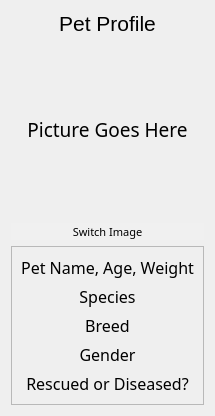
<?xml version="1.0" encoding="UTF-8"?>
<ui version="4.0">
 <class>viewPetReq</class>
 <widget class="QWidget" name="viewPetReq">
  <property name="geometry">
   <rect>
    <x>0</x>
    <y>0</y>
    <width>203</width>
    <height>395</height>
   </rect>
  </property>
  <property name="windowTitle">
   <string>Form</string>
  </property>
  <layout class="QVBoxLayout" name="verticalLayout_2">
   <item>
    <layout class="QHBoxLayout" name="horizontalLayout">
     <property name="sizeConstraint">
      <enum>QLayout::SetMaximumSize</enum>
     </property>
     <item>
      <widget class="QLabel" name="petName">
       <property name="maximumSize">
        <size>
         <width>16777215</width>
         <height>36</height>
        </size>
       </property>
       <property name="font">
        <font>
         <family>MS Shell Dlg 2</family>
         <pointsize>16</pointsize>
        </font>
       </property>
       <property name="text">
        <string>Pet Profile</string>
       </property>
       <property name="alignment">
        <set>Qt::AlignCenter</set>
       </property>
       <property name="margin">
        <number>3</number>
       </property>
      </widget>
     </item>
    </layout>
   </item>
   <item>
    <widget class="QLabel" name="pet_image">
     <property name="minimumSize">
      <size>
       <width>175</width>
       <height>175</height>
      </size>
     </property>
     <property name="maximumSize">
      <size>
       <width>1600</width>
       <height>1600</height>
      </size>
     </property>
     <property name="font">
      <font>
       <family>Manjari</family>
       <pointsize>14</pointsize>
      </font>
     </property>
     <property name="text">
      <string>Picture Goes Here</string>
     </property>
     <property name="alignment">
      <set>Qt::AlignCenter</set>
     </property>
    </widget>
   </item>
   <item>
    <widget class="QPushButton" name="PB_switchImg">
     <property name="minimumSize">
      <size>
       <width>0</width>
       <height>17</height>
      </size>
     </property>
     <property name="maximumSize">
      <size>
       <width>161111</width>
       <height>17</height>
      </size>
     </property>
     <property name="font">
      <font>
       <family>Manjari</family>
       <pointsize>8</pointsize>
      </font>
     </property>
     <property name="styleSheet">
      <string notr="true">QPushButton {
    border-radius: 9px;
    background-color: #f0f0f0;
}</string>
     </property>
     <property name="text">
      <string>Switch Image</string>
     </property>
     <property name="autoDefault">
      <bool>false</bool>
     </property>
     <property name="flat">
      <bool>false</bool>
     </property>
    </widget>
   </item>
   <item>
    <widget class="QFrame" name="frame">
     <property name="frameShape">
      <enum>QFrame::StyledPanel</enum>
     </property>
     <property name="frameShadow">
      <enum>QFrame::Raised</enum>
     </property>
     <layout class="QVBoxLayout" name="verticalLayout">
      <item>
       <widget class="QLabel" name="petInfo">
        <property name="font">
         <font>
          <family>Manjari</family>
          <pointsize>12</pointsize>
         </font>
        </property>
        <property name="text">
         <string>Pet Name, Age, Weight</string>
        </property>
        <property name="alignment">
         <set>Qt::AlignCenter</set>
        </property>
       </widget>
      </item>
      <item>
       <widget class="QLabel" name="petSpecies">
        <property name="font">
         <font>
          <family>Manjari</family>
          <pointsize>12</pointsize>
         </font>
        </property>
        <property name="text">
         <string>Species</string>
        </property>
        <property name="alignment">
         <set>Qt::AlignCenter</set>
        </property>
       </widget>
      </item>
      <item>
       <widget class="QLabel" name="petBreed">
        <property name="font">
         <font>
          <family>Manjari</family>
          <pointsize>12</pointsize>
         </font>
        </property>
        <property name="text">
         <string>Breed</string>
        </property>
        <property name="alignment">
         <set>Qt::AlignCenter</set>
        </property>
       </widget>
      </item>
      <item>
       <widget class="QLabel" name="petGender">
        <property name="font">
         <font>
          <family>Manjari</family>
          <pointsize>12</pointsize>
         </font>
        </property>
        <property name="text">
         <string>Gender</string>
        </property>
        <property name="alignment">
         <set>Qt::AlignCenter</set>
        </property>
       </widget>
      </item>
      <item>
       <widget class="QLabel" name="petOther">
        <property name="font">
         <font>
          <family>Manjari</family>
          <pointsize>12</pointsize>
         </font>
        </property>
        <property name="text">
         <string>Rescued or Diseased?</string>
        </property>
        <property name="alignment">
         <set>Qt::AlignCenter</set>
        </property>
       </widget>
      </item>
     </layout>
    </widget>
   </item>
  </layout>
 </widget>
 <resources/>
 <connections/>
</ui>
